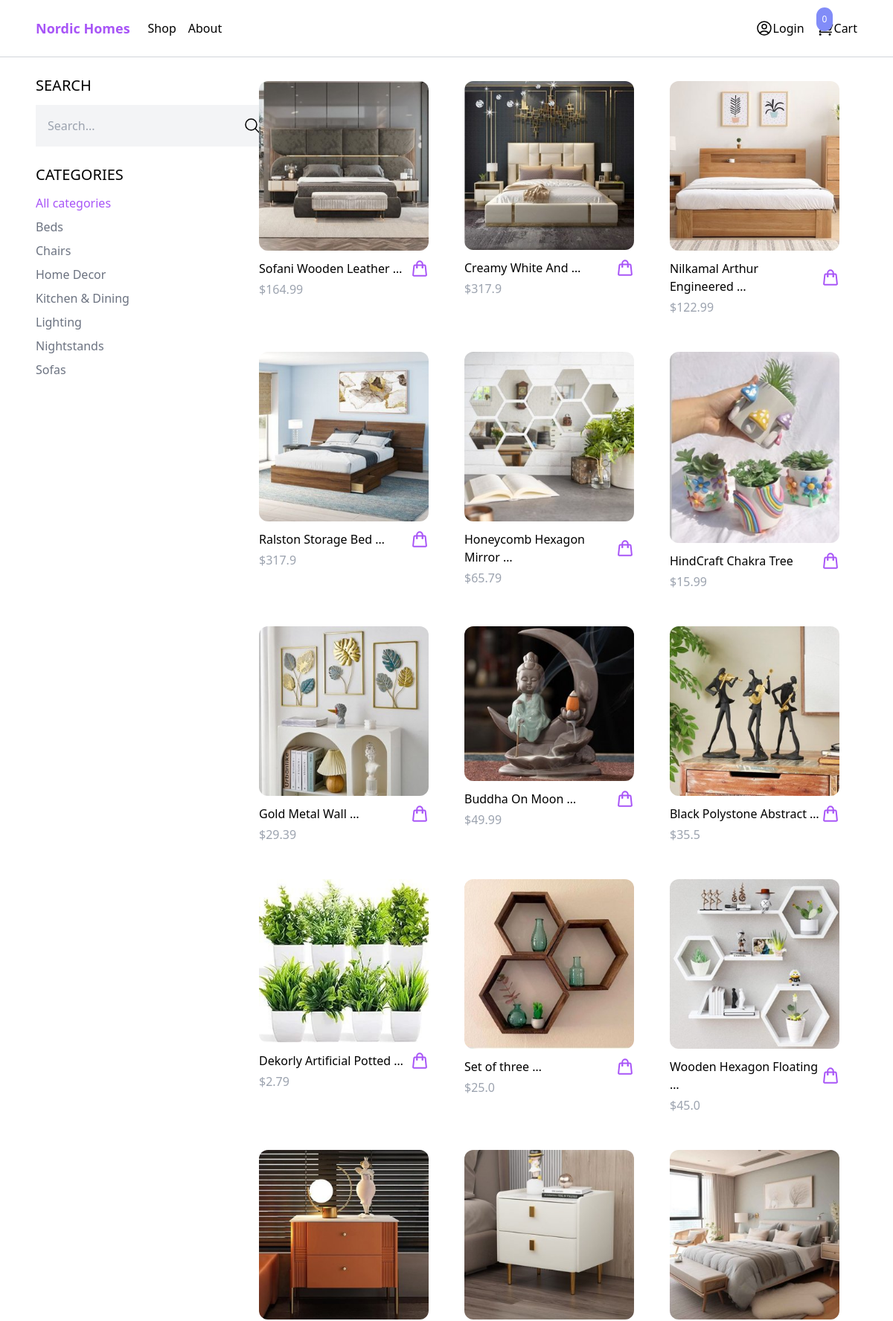
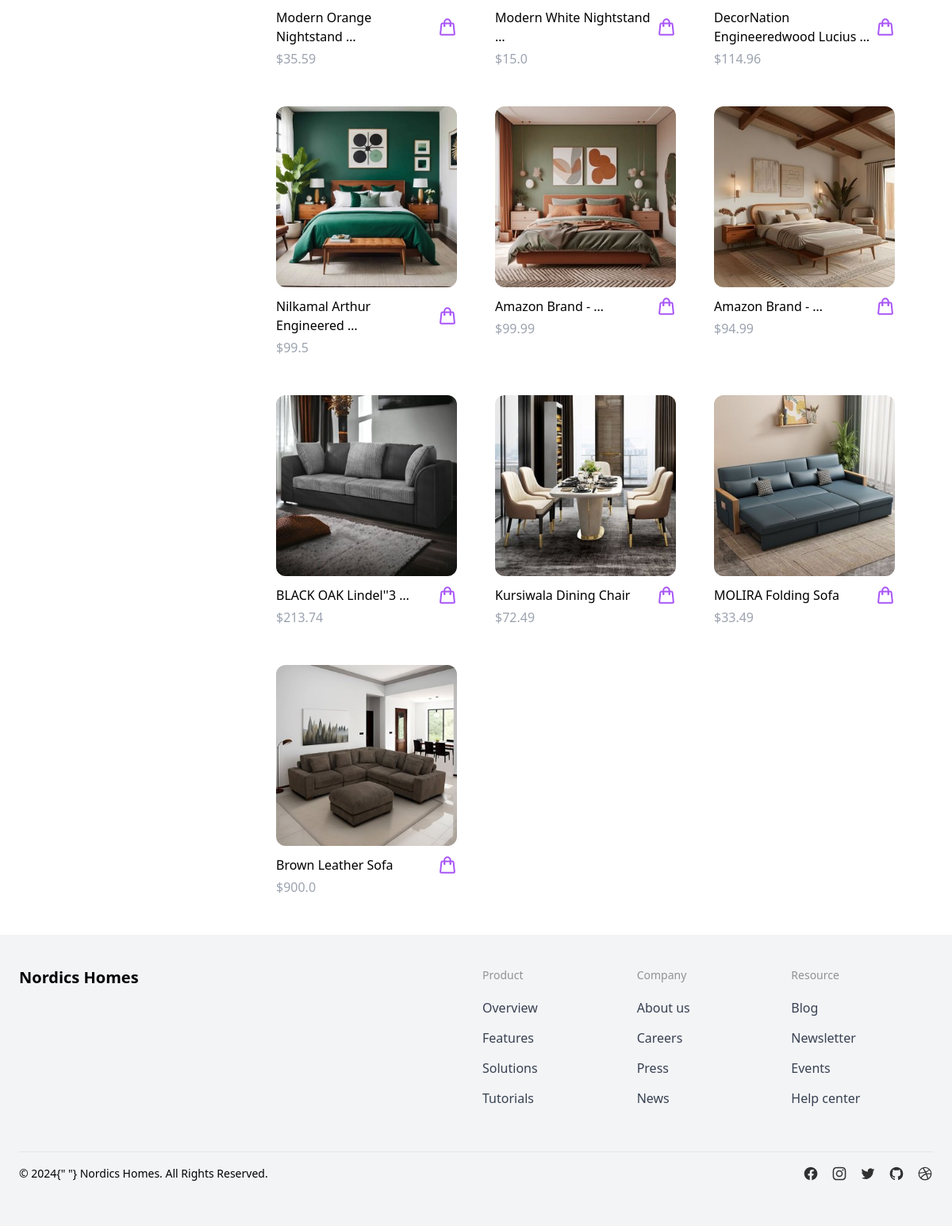
The app's page /shop/ with its own data (2 pictures, top to bottom).
### products/models.py (models this page shows, shortened)
class Category(models.Model):
    name = models.CharField(max_length=255)
    slug = models.SlugField()
    class Meta:
        verbose_name_plural = "Categories"
        ordering = ('name',)

class Product(models.Model):
    category = models.ForeignKey(Category, related_name='products', on_delete=models.CASCADE)
    name = models.CharField(max_length=255)
    slug = models.SlugField()
    description  = models.TextField(blank=True, null=True)
    price = models.IntegerField()
    created_at = models.DateTimeField(auto_now_add=True)
    image = models.ImageField(upload_to='uploads/', blank=True, null=True)
    thumbnail = models.ImageField(upload_to='uploads/', blank=True, null=True)
    class Meta:
        ordering = ('-created_at',)
    def get_display_price(self):
        return self.price / 100
    def get_thumbnail(self):
        if self.thumbnail:
            return self.thumbnail.url

### core/views.py (the view)
# urls.py: path('shop/', shop, name='shop'),
def shop(request):
    categories = Category.objects.all()
    products = Product.objects.all()
    active_category = request.GET.get('category',  '')
    if active_category:
        products = products.filter(category__slug=active_category)
    query = request.GET.get('query', '')
    if query:
        products = products.filter(name__icontains=query)
    context = {
        'categories': categories,
        'products': products,
        'active_category': active_category
    }
    return render(request, 'core/shop.html', context)

### cart/cart.py (called while the page is built)
    def __len__(self):
        return sum(item['quantity'] for item in self.cart.values())

### cart/context_processors.py (called while the page is built)
def cart(request):
    return{'cart': Cart(request)}

### core/templates/core/shop.html (shortened to what this page needs)
{% extends 'core/base.html' %}
{% block content %}
<div class="max-w-6xl mx-auto flex flex-wrap items-start py-6 px-6 xl:px-0">
    <div class="filter w-full lg:w-1/4">
        <h3 class="mb-3 text-xl uppercase font-medium">Search</h3>
        <form method="get" action=".">
            <div class="flex">
                <input type="text" name="query" class="p-4 bg-gray-100 border-0" placeholder="Search...">
                <button class="p-4 bg-gray-100 border-0">
                    <svg xmlns="http://www.w3.org/2000/svg" fill="none" viewBox="0 0 24 24" stroke-width="1.5"
                        stroke="currentColor" class="size-6">
                        <path stroke-linecap="round" stroke-linejoin="round"
                            d="m21 21-5.197-5.197m0 0A7.5 7.5 0 1 0 5.196 5.196a7.5 7.5 0 0 0 10.607 10.607Z" />
                    </svg>
                </button>
            </div>
        </form>
        <h3 class="mt-6 mb-3 text-xl uppercase font-medium">Categories</h3>
        <ul class="space-y-2">
            <li><a href="#" class="{% if not active_category %}text-purple-500{% else %}text-gray-500{% endif %}">All
                    categories</a></li>
            {% for category in categories %}
            <li><a href="{% url 'shop' %}?category={{ category.slug }}"
                    class="{% if category.slug == active_category %}text-purple-500{% else %}text-gray-500{% endif %}">
                    {{ category.name }}</a></li>
            {% endfor %}
        </ul>
    </div>
    <div class="products w-full lg:w-3/4 -mt-4 flex items-centre flex-wrap">
        {% for product in products %}
           {% include 'product/partials/product_list_item.html' %}
        {% endfor %}
    </div>
</div>
{% endblock content %}

### products/templates/product/partials/product_list_item.html (shortened to what this page needs)
<div class="w-full md:w-1/3 xl:w-1/4 p-6">
    <a href="{% url 'product' product.slug %}">
        <img src="{{ product.get_thumbnail }}"
            class="w-full rounded-xl hover:shadow-lg transition duration-300 ease-in-out hover:scale-110" alt="">
    </a>
    <div class="pt-3 flex items-center justify-between">
        <a href="{% url 'product' product.slug %}">{{ product.name|truncatewords:3 }}</a>
        <a
            href="#"
            hx-get="{% url 'add_to_cart' product.id %}"
            hx-target="#menu-cart-button"
            hx-swap="outerHTMl"
            class="text-purple-500 hover:text-purpal-500"
        >
        </a>
    </div>
    <p class="pt-1 text-gray-400">${{ product.get_display_price }}</p>
</div>

### records on screen
Category: name "Beds"
Category: name "Chairs"
Category: name "Home Decor"
Category: name "Kitchen & Dining"
Category: name "Lighting"
Category: name "Nightstands"
Category: name "Sofas"
Product: get_thumbnail (picture), name "Sofani Wooden Leather …", get_display_price "164.99"
Product: get_thumbnail (picture), name "Creamy White And …", get_display_price "317.9"
Product: get_thumbnail (picture), name "Nilkamal Arthur Engineered …", get_display_price "122.99"
Product: get_thumbnail (picture), name "Ralston Storage Bed …", get_display_price "317.9"
Product: get_thumbnail (picture), name "Honeycomb Hexagon Mirror …", get_display_price "65.79"
Product: get_thumbnail (picture), name "HindCraft Chakra Tree", get_display_price "15.99"
Product: get_thumbnail (picture), name "Gold Metal Wall …", get_display_price "29.39"
Product: get_thumbnail (picture), name "Buddha On Moon …", get_display_price "49.99"
Product: get_thumbnail (picture), name "Black Polystone Abstract …", get_display_price "35.5"
Product: get_thumbnail (picture), name "Dekorly Artificial Potted …", get_display_price "2.79"
Product: get_thumbnail (picture), name "Set of three …", get_display_price "25.0"
Product: get_thumbnail (picture), name "Wooden Hexagon Floating …", get_display_price "45.0"
Product: get_thumbnail (picture), name "Modern Orange Nightstand …", get_display_price "35.59"
Product: get_thumbnail (picture), name "Modern White Nightstand …", get_display_price "15.0"
Product: get_thumbnail (picture), name "DecorNation Engineeredwood Lucius …", get_display_price "114.96"
Product: get_thumbnail (picture), name "Nilkamal Arthur Engineered …", get_display_price "99.5"
Product: get_thumbnail (picture), name "Amazon Brand - …", get_display_price "99.99"
Product: get_thumbnail (picture), name "Amazon Brand - …", get_display_price "94.99"
Product: get_thumbnail (picture), name "BLACK OAK Lindel''3 …", get_display_price "213.74"
Product: get_thumbnail (picture), name "Kursiwala Dining Chair", get_display_price "72.49"
Product: get_thumbnail (picture), name "MOLIRA Folding Sofa", get_display_price "33.49"
Product: get_thumbnail (picture), name "Brown Leather Sofa", get_display_price "900.0"

### other values on screen
{{ cart|length }} "0"
